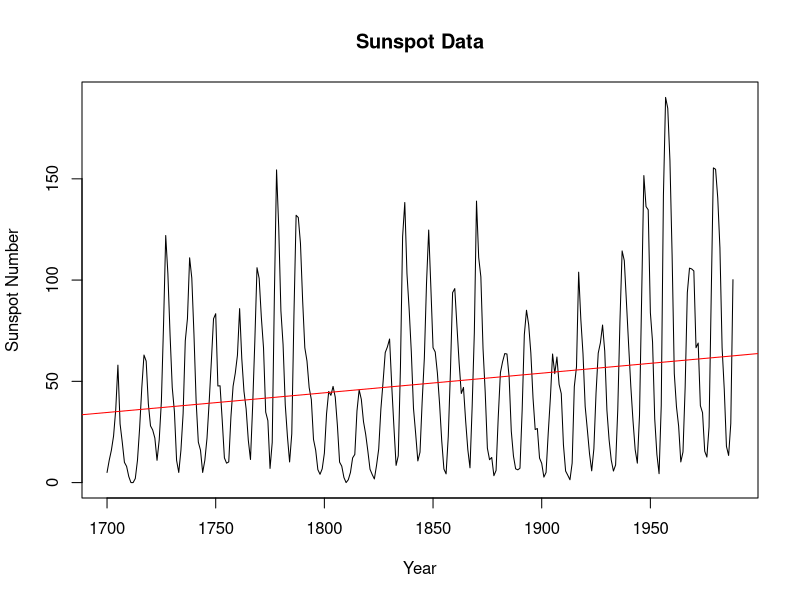

Write R code to recreate this figure.
library(datasets)
data(sunspot.year)

plot(sunspot.year, main = "Sunspot Data", xlab = "Year", ylab = "Sunspot Number")

reg <- lm(sunspot.year ~ time(sunspot.year))

abline(reg, col = "red")